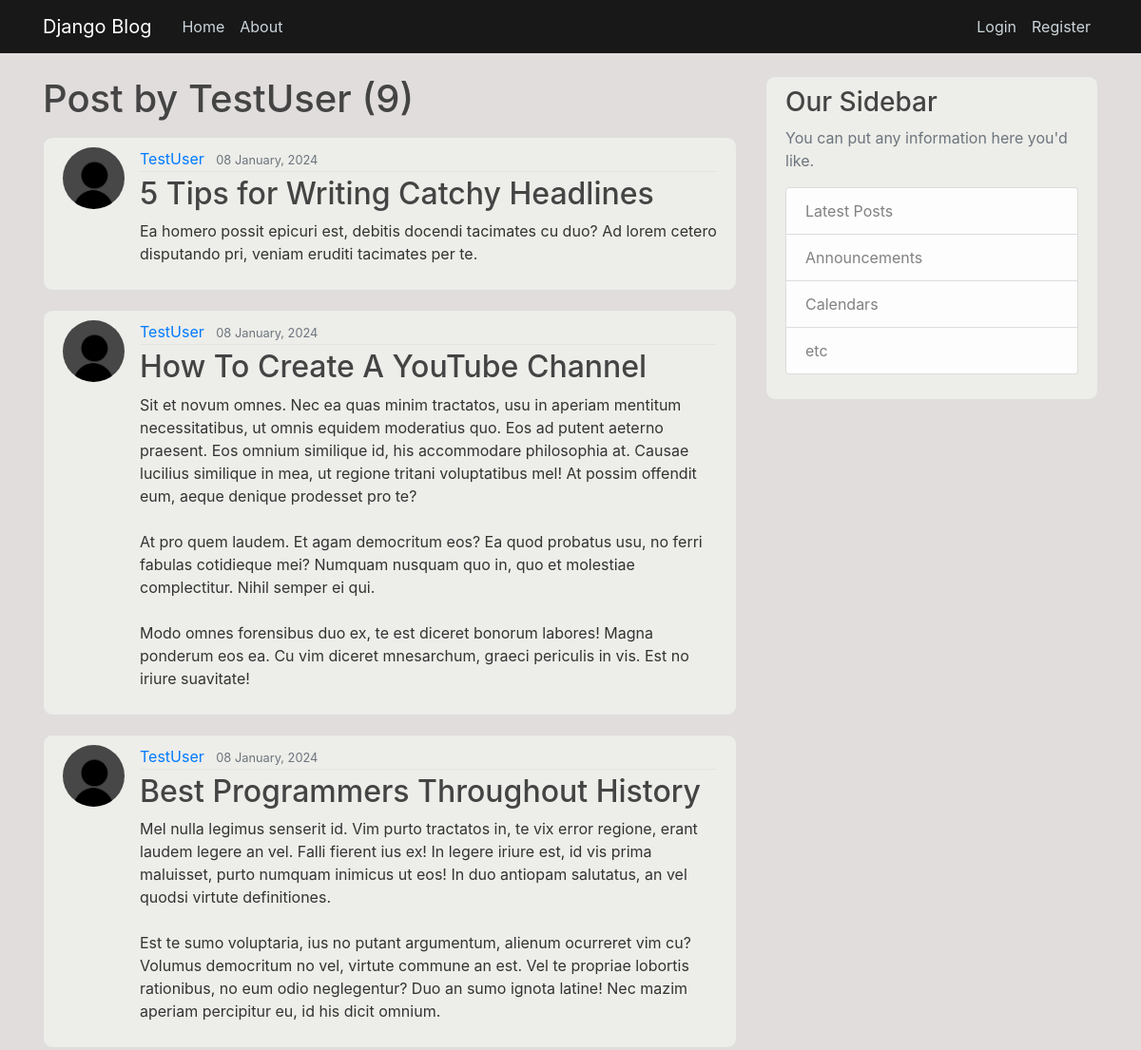
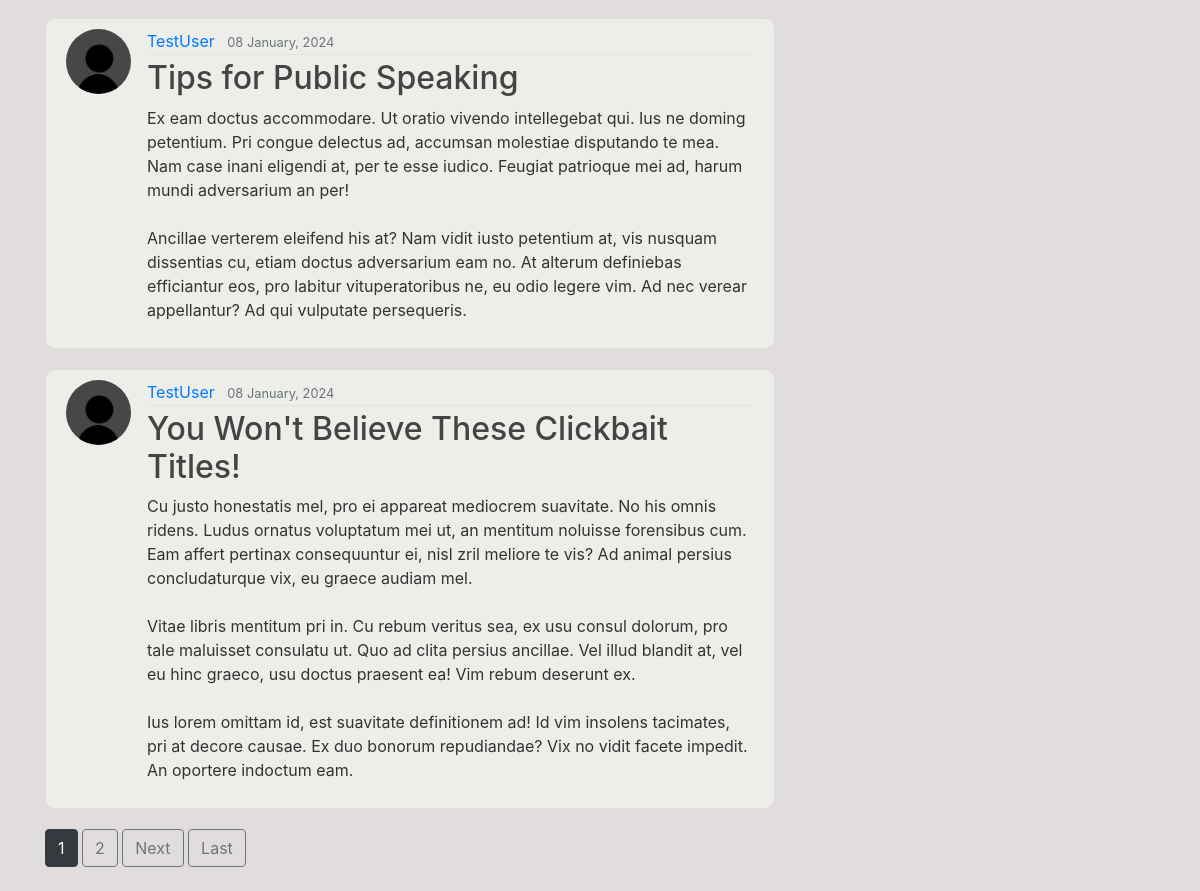
Page /user/TestUser on the committed database (2 pictures, top to bottom).
### blog/models.py (models this page shows, shortened)
class Post(models.Model):
    title = models.CharField(max_length=100)
    content = models.TextField()
    date_posted = models.DateTimeField(default=timezone.now)
    author = models.ForeignKey(User, on_delete=models.CASCADE)

### users/models.py (models this page shows, shortened)
class Profile(models.Model):
    user = models.OneToOneField(User, on_delete=models.CASCADE)
    image = models.ImageField(default='default.jpg', upload_to='profile_pics')

### blog/views.py (the view)
# urls.py: path('user/<str:username>', UserPostListView.as_view(), name='user-posts'),
class UserPostListView(ListView):
    model = Post
    template_name = 'blog/user_posts.html'
    context_object_name = 'posts'
    paginate_by = 5
    def get_queryset(self):
        user = get_object_or_404(User, username=self.kwargs.get('username'))
        return Post.objects.filter(author=user).order_by('-date_posted')

### blog/templates/blog/user_posts.html (shortened to what this page needs)
{% extends "blog/base.html" %}
{% block content %}
   <h1 class="mb-3">Post by {{ view.kwargs.username }} ({{ page_obj.paginator.count }})</h1>
  {% for post in posts %}
    <article class="media content-section">
      <img class="rounded-circle article-img" src="{{ post.author.profile.image.url }}">
      <div class="media-body">
        <div class="article-metadata">
          <a class="mr-2" href="{% url 'user-posts' post.author.username %}" >{{ post.author }}</a>
          <small class="text-muted">{{ post.date_posted|date:"d F, Y" }}</small>
        </div>
        <h2><a class="article-title" href="{% url 'post-detail' post.id %}">{{ post.title }}</a></h2>
        <p class="article-content">{{ post.content }}</p>
      </div>
    </article>
  {% endfor %}
  {% if is_paginated %}
    {% for num in page_obj.paginator.page_range %}
      {% if page_obj.number == num %}
        <a class="btn btn-dark mb-4" href="?page={{ num }}">{{ num }}</a>
      {% elif num > page_obj.number|add:'-3' and num < page_obj.number|add:'3' %}
        <a class="btn btn-outline-secondary mb-4" href="?page={{ num }}">{{ num }}</a>
      {% endif%}
    {% endfor %}
    {% if page_obj.has_next %}
      <a class="btn btn-outline-secondary mb-4" href="?page={{ page_obj.next_page_number }}">Next</a>
      <a class="btn btn-outline-secondary mb-4" href="?page={{ page_obj.paginator.num_pages }}">Last</a>
    {% endif %}
  {% endif %}
{% endblock content %}

### blog/static/blog/main.css (style rules this page uses)
body { background: #e2dddd; color: #333333; margin-top: 5rem; }
h1, h2, h3, h4, h5, h6 { color: #444444; }
.content-section { background: #edede9; padding: 10px 20px; border: 1px solid #dddddd; border-radius: 10px; margin-bottom: 20px; }
.article-title { color: #444444; }
.article-content { white-space: pre-line; }
.article-img { height: 65px; width: 65px; margin-right: 16px; }
.article-metadata { padding-bottom: 1px; margin-bottom: 4px; border-bottom: 1px solid #e3e3e3 }

### rows in the picture
Post: author.profile.image (placeholder picture), author "TestUser", date_posted "08 January, 2024", title "5 Tips for Writing Catchy Headlines", content "Ea homero possit epicuri est, debitis docendi tacimates cu duo? Ad lorem cetero disputando pri, veniam eruditi tacimates per te."
Post: author.profile.image (placeholder picture), author "TestUser", date_posted "08 January, 2024", title "How To Create A YouTube Channel", content "Sit et novum omnes. Nec ea quas minim tractatos, usu in aperiam mentitum necessitatibus, ut omnis equidem moderatius quo. Eos ad putent aeterno praesent. Eos omnium similique id, his accommodare philosophia at. Causae lucilius similique in mea, ut regione tritani voluptatibus mel! At possim offendit eum, aeque denique prodesset pro te? At pro quem laudem. Et agam democritum eos? Ea quod probatus usu, no ferri fabulas cotidieque mei? Numquam nusquam quo in, quo et molestiae complectitur. Nihil semper ei qui. Modo omnes forensibus duo ex, te est diceret bonorum labores! Magna ponderum eos ea. Cu vim diceret mnesarchum, graeci periculis in vis. Est no iriure suavitate!"
Post: author.profile.image (placeholder picture), author "TestUser", date_posted "08 January, 2024", title "Best Programmers Throughout History", content "Mel nulla legimus senserit id. Vim purto tractatos in, te vix error regione, erant laudem legere an vel. Falli fierent ius ex! In legere iriure est, id vis prima maluisset, purto numquam inimicus ut eos! In duo antiopam salutatus, an vel quodsi virtute definitiones. Est te sumo voluptaria, ius no putant argumentum, alienum ocurreret vim cu? Volumus democritum no vel, virtute commune an est. Vel te propriae lobortis rationibus, no eum odio neglegentur? Duo an sumo ignota latine! Nec mazim aperiam percipitur eu, id his dicit omnium."
Post: author.profile.image (placeholder picture), author "TestUser", date_posted "08 January, 2024", title "Tips for Public Speaking", content "Ex eam doctus accommodare. Ut oratio vivendo intellegebat qui. Ius ne doming petentium. Pri congue delectus ad, accumsan molestiae disputando te mea. Nam case inani eligendi at, per te esse iudico. Feugiat patrioque mei ad, harum mundi adversarium an per! Ancillae verterem eleifend his at? Nam vidit iusto petentium at, vis nusquam dissentias cu, etiam doctus adversarium eam no. At alterum definiebas efficiantur eos, pro labitur vituperatoribus ne, eu odio legere vim. Ad nec verear appellantur? Ad qui vulputate persequeris."
Post: author.profile.image (placeholder picture), author "TestUser", date_posted "08 January, 2024", title "You Won't Believe These Clickbait Titles!", content "Cu justo honestatis mel, pro ei appareat mediocrem suavitate. No his omnis ridens. Ludus ornatus voluptatum mei ut, an mentitum noluisse forensibus cum. Eam affert pertinax consequuntur ei, nisl zril meliore te vis? Ad animal persius concludaturque vix, eu graece audiam mel. Vitae libris mentitum pri in. Cu rebum veritus sea, ex usu consul dolorum, pro tale maluisset consulatu ut. Quo ad clita persius ancillae. Vel illud blandit at, vel eu hinc graeco, usu doctus praesent ea! Vim rebum deserunt ex. Ius lorem omittam id, est suavitate definitionem ad! Id vim insolens tacimates, pri at decore causae. Ex duo bonorum repudiandae? Vix no vidit facete impedit. An oportere indoctum eam."

### other values in the picture
{{ view.kwargs.username }} "TestUser"
{{ page_obj.paginator.count }} "9"
{{ num }} "1"
{{ num }} "2"
